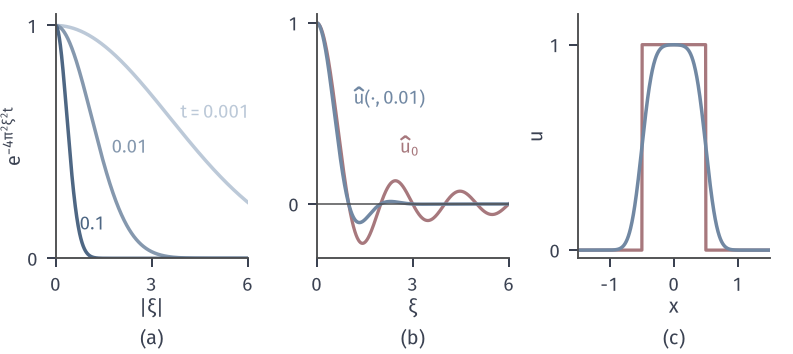

Write Python code to recreate this figure.
from pathlib import Path
import sys
HERE = Path(__file__).resolve().parent
sys.path.insert(0, str(HERE.parent/"heat-common"))
from heat_fig import *
# Heat multiplier and its action on the box spectrum, and the resulting field.
fig, axes = figure(width_mm=112, height_mm=50, ncols=3)
panel(fig, left=.07, wspace=.36, bottom=.27)
xi = np.linspace(0, 6, 800); cc = shades(3)
ax = axes[0]
for t, c in zip((.001, .01, .1), cc): ax.plot(xi, np.exp(-4*pi**2*xi**2*t), color=c, lw=1.4)
lab(ax, 3.9, .6, '$t=0.001$', cc[0], ha='left', fontsize=7.5); lab(ax, 1.75, .45, '$0.01$', cc[1], ha='left'); lab(ax, .75, .12, '$0.1$', cc[2], ha='left')
ax.set_xlim(0, 6); ax.set_ylim(0, 1.05); ax.set_xticks([0, 3, 6]); ax.set_yticks([0, 1]); axlab(ax, r'$|\xi|$', r'$\mathrm{e}^{-4\pi^2\xi^2 t}$')
ax = axes[1]
B = np.sinc(xi)
ax.plot(xi, B, color=RED, lw=1.3); ax.plot(xi, B*np.exp(-4*pi**2*xi**2*.01), color=BLUE, lw=1.4)
ax.axhline(0, color=STROKE, lw=.6)
lab(ax, 2.6, .28, r'$\widehat{u}_0$', RED, ha='left'); lab(ax, 1.15, .55, r'$\widehat{u}(\cdot,0.01)$', BLUE, ha='left')
ax.set_xlim(0, 6); ax.set_ylim(-.3, 1.05); ax.set_xticks([0, 3, 6]); ax.set_yticks([0, 1]); axlab(ax, r'$\xi$')
ax = axes[2]; xx = np.linspace(-1.5, 1.5, 700)
ax.plot(xx, (np.abs(xx) < .5)*1., color=RED, lw=1.3); ax.plot(xx, box(xx, .01), color=BLUE, lw=1.4)
ax.set_xlim(-1.5, 1.5); ax.set_ylim(-.04, 1.15); ax.set_xticks([-1, 0, 1]); ax.set_yticks([0, 1]); axlab(ax, yl='$u$')
tags(fig, axes)
save(fig, HERE, 'figure', {'factor xi=5 t=.01': float(np.exp(-4*pi**2*25*.01))})
